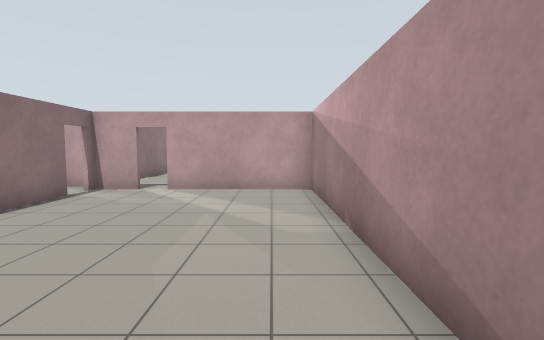
View 1 (above)

24 first-person views from a walk through a Gazebo world. The camera is 1.3 m above the floor, tilts 4° down and sees 85° across. Floor lines are 1 m apart. The floor is counted in squares, 1 m on a side. Each view is taken from the middle of a square. On the plan, view 1 faces up. The plan holds only what a view shows up to about 13 squares ahead; the rest is blank. The place goes on beyond the plan. Robots are left out. Gazebo's built-in surfaces are drawn with simple patterns.

View 2
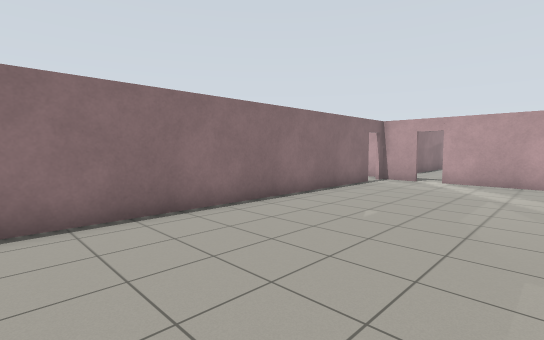

View 3
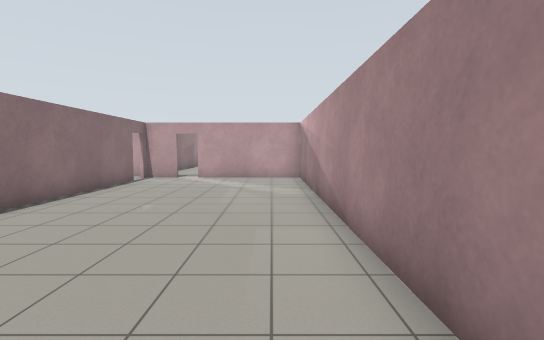

View 4
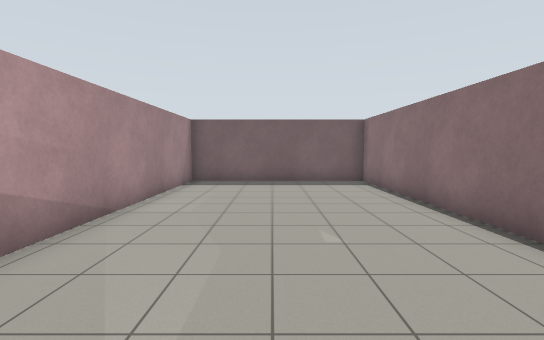

View 5
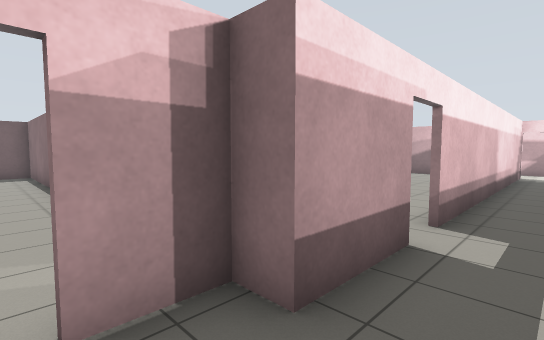

View 6
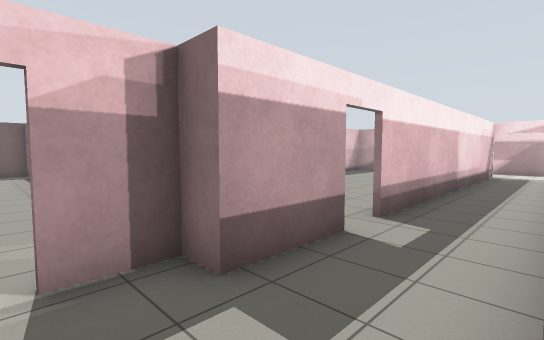

View 7
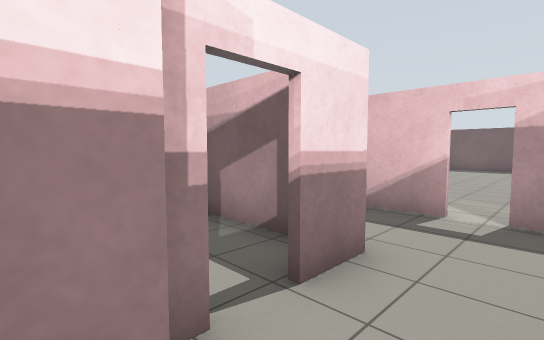

View 8
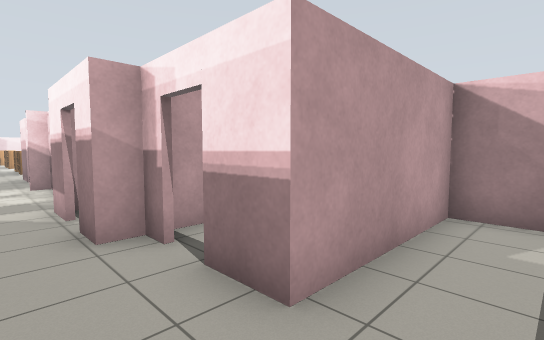

View 9
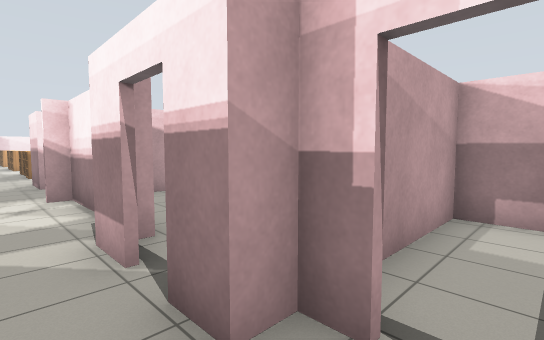

View 10
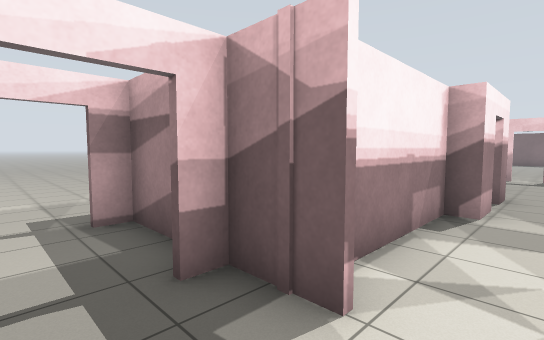

View 11
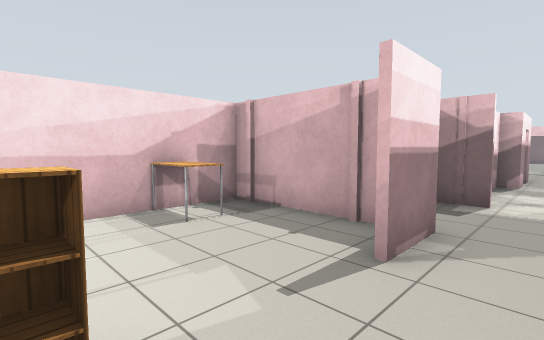

View 12
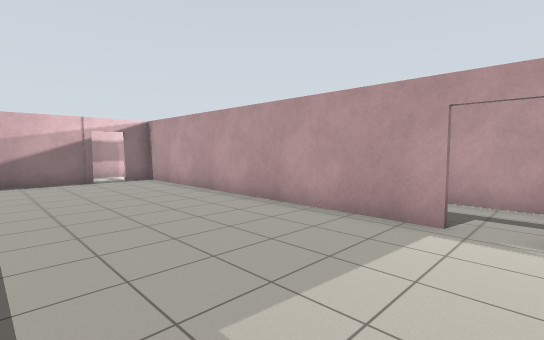

View 13
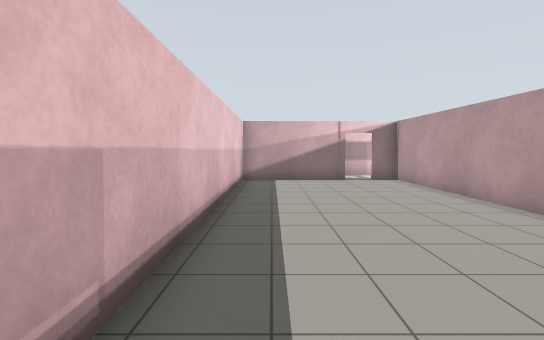

View 14
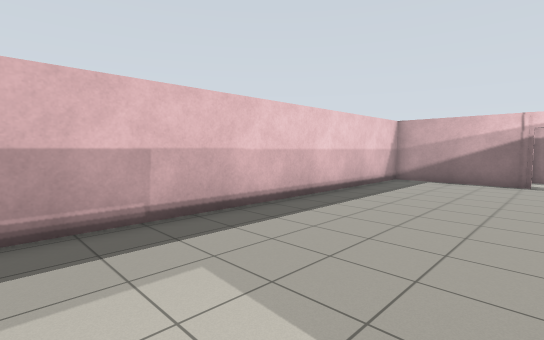

View 15
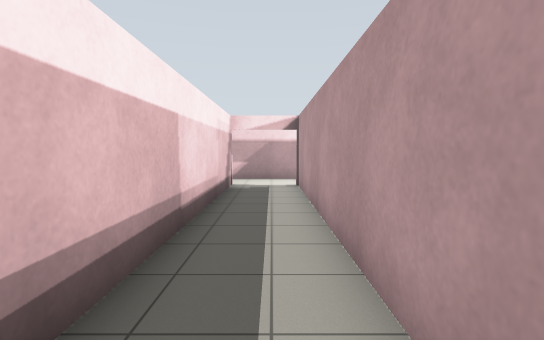

View 16
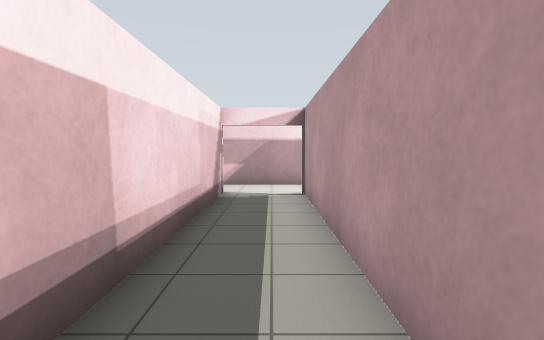

View 17
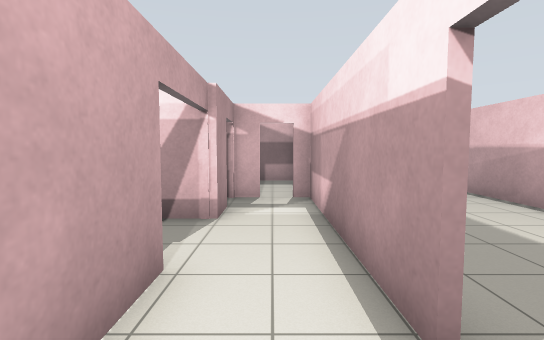

View 18
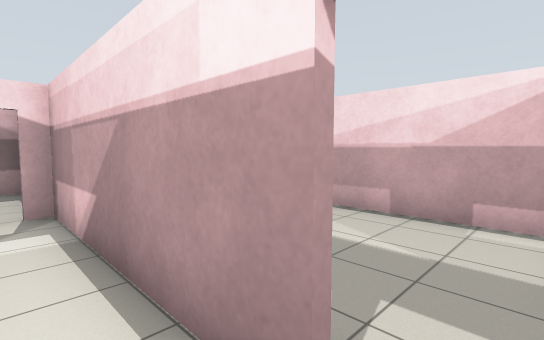

View 19
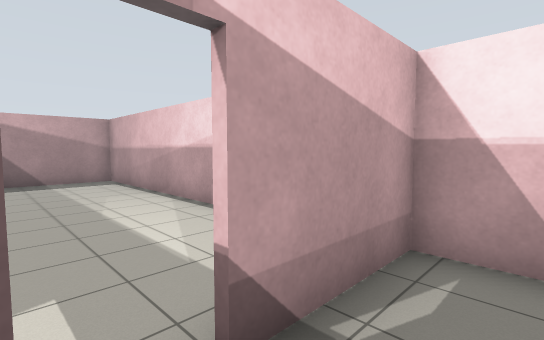

View 20
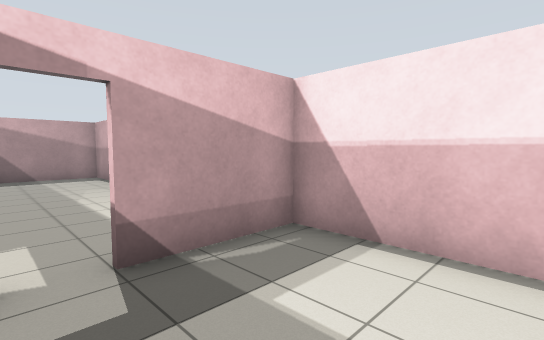

View 21
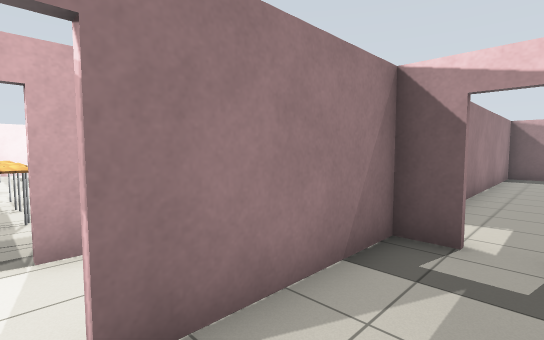

View 22
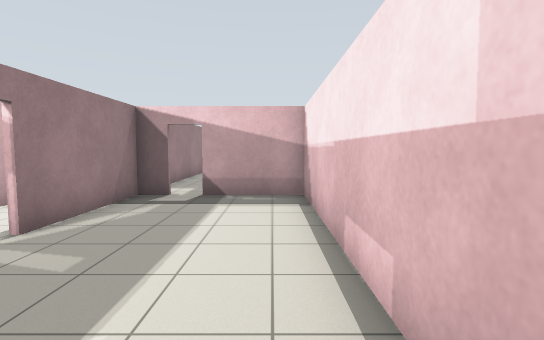

View 23
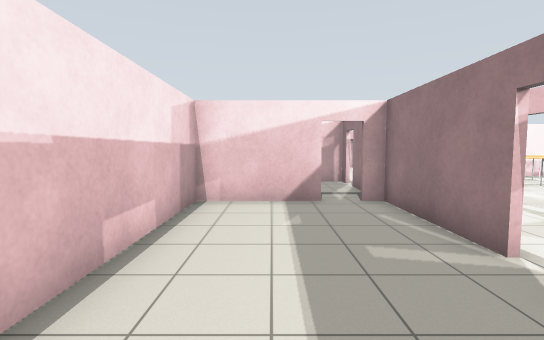

View 24
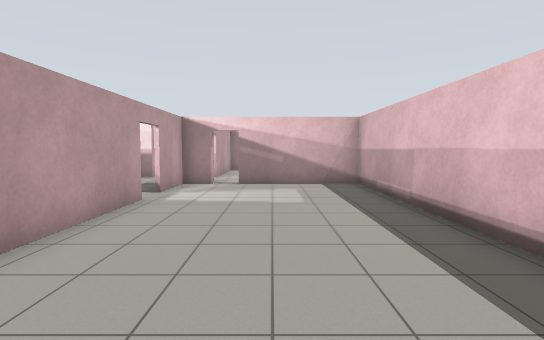

### Floor plan
Points are (right, up) in squares from view 1. A wall is a line through its corners. A room is listed if a view was taken in it or the views show most of it. See-through windows are left out.
Room 1 (views 1, 2, 3, 4)
walls: (-5.7, 8.4) (-5.7, -5.1) (1.3, -5.1) (1.3, 9.6) (-3.4, 9.6); (-4.2, 9.6) (-5.7, 9.6); (-5.7, 10.5) (-5.7, 9.1)
ways out: open door at (-4, 10) to room 2; open door at (-6, 8.5) to room 4
Room 2 (views 5, 6, 8, 9, 15, 16)
walls: (-8.3, 13) (-20.8, 13); (-8.1, 10.5) (-5.7, 10.5); (-5.7, 9.7) (-4.2, 9.7); (-3.5, 9.7) (-1.7, 9.7); (-3.2, 14.8) (-3.2, 15.5) (-3.9, 15.5); (1.3, 11.1) (1.3, 12.6) (-3.2, 12.6) (-3.2, 13.9); (-20.8, 10.5) (-9.4, 10.5)
ways out: open door at (-4, 10) to room 1; opening at (-5, 16) to room 3; open door at (-8.7, 10.3) to room 4; open door at (-21, 12) to room 5; open door at (-3, 14.5)
Room 3 (views 7, 10, 11)
walls: (-3.6, 25.9) (-3.6, 27.8); (-2.7, 26.1) (1.3, 26.1) (1.3, 30.8); (-3.9, 23) (-2.4, 23) (-2.4, 23.8); (-3.9, 17.2) (-3.9, 18.5) (-3.2, 18.5) (-3.2, 22.9) (-3.9, 22.9); (-3.9, 15.5) (-3.9, 16.4)
ways out: opening at (-5, 16) to room 2; open door at (-2, 24.5) to room 8; open door at (-4, 17)
objects: bookshelf (-3, 31); table (0, 28) to (1, 28)
Room 4 (views 12, 13, 14, 24)
walls: (-9.4, 10.4) (-20.8, 10.4) (-20.8, 9.3); (-20.8, 8) (-20.8, 3.8) (-5.9, 3.8) (-5.9, 8.3); (-5.9, 9.1) (-5.9, 10.4) (-8.1, 10.4)
ways out: open door at (-6, 8.5) to room 1; open door at (-8.7, 10.3) to room 2; open door at (-21.3, 8.3) to room 5
Room 5 (views 17, 18)
walls: (-20.8, 19) (-20.8, 19.6); (-23, 14.2) (-23, 8); (-20.8, 13) (-20.8, 14.9); (-20.8, 9.3) (-20.8, 10.5); (-21.8, 8) (-20.8, 8)
ways out: open door at (-21, 12) to room 2; open door at (-21.3, 8.3) to room 4; open door at (-23, 20) to room 6; open door at (-24, 15.2) to room 7; open door at (-23, 28); open door at (-21, 20); open door at (-21, 23)
Room 6 (views 19, 20, 21, 22, 23)
walls: (-23.2, 20.4) (-23.2, 24.4) (-23.8, 24.4); (-24.8, 24.4) (-27.9, 24.4) (-27.9, 15.5); (-24.1, 15.6) (-23.2, 15.6) (-23.2, 19.6); (-28, 15.6) (-25, 15.6)
ways out: open door at (-23, 20) to room 5; open door at (-24.5, 24.5)
Room 7 (no view inside)
walls: (-27.9, 15.5) (-27.9, 3.8) (-23.2, 3.8) (-23.2, 12.9)
ways out: open door at (-24, 15.2) to room 5
Room 8 (no view inside)
walls: (-1, 23) (0.5, 23) (0.5, 23.8)
ways out: open door at (-2, 24.5) to room 3; open door at (1, 24.5)
Room 9 (no view inside)
walls: (-23, 3.8) (-21.5, 3.8)

Positions as (right, up) in squares from view 1, and headings:
1: (0, 0), facing up
2: (0, -3), facing up-left
3: (0, -4), facing up
4: (-2, 7), facing down
5: (-4, 12), facing down-left
6: (-4, 13), facing down-left
7: (-5, 16), facing down-right
8: (-5, 11), facing up-right
9: (-5, 14), facing up-right
10: (-5, 25), facing down-right
11: (-5, 31), facing down-right
12: (-8, 5), facing up-left
13: (-8, 5), facing left
14: (-8, 9), facing down-left
15: (-10, 12), facing left
16: (-12, 12), facing left
17: (-22, 16), facing down
18: (-22, 15), facing down-left
19: (-24, 17), facing down-left
20: (-24, 19), facing down-left
21: (-25, 20), facing down-right
22: (-27, 24), facing down
23: (-26, 17), facing up
24: (-17, 7), facing right
